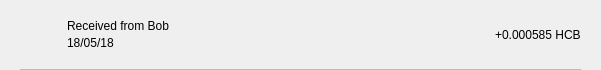
<?xml version="1.0" encoding="UTF-8"?>
<ui version="4.0">
 <class>TxRow</class>
 <widget class="QWidget" name="TxRow">
  <property name="geometry">
   <rect>
    <x>0</x>
    <y>0</y>
    <width>601</width>
    <height>70</height>
   </rect>
  </property>
  <property name="minimumSize">
   <size>
    <width>0</width>
    <height>40</height>
   </size>
  </property>
  <property name="windowTitle">
   <string>Form</string>
  </property>
  <layout class="QVBoxLayout" name="verticalLayout_3">
   <property name="spacing">
    <number>0</number>
   </property>
   <property name="leftMargin">
    <number>0</number>
   </property>
   <property name="topMargin">
    <number>0</number>
   </property>
   <property name="rightMargin">
    <number>0</number>
   </property>
   <property name="bottomMargin">
    <number>0</number>
   </property>
   <item>
    <widget class="QWidget" name="rowContainer" native="true">
     <layout class="QVBoxLayout" name="verticalLayout_2">
      <property name="spacing">
       <number>9</number>
      </property>
      <property name="leftMargin">
       <number>20</number>
      </property>
      <property name="topMargin">
       <number>9</number>
      </property>
      <property name="rightMargin">
       <number>20</number>
      </property>
      <property name="bottomMargin">
       <number>0</number>
      </property>
      <item>
       <widget class="QFrame" name="frame">
        <property name="styleSheet">
         <string notr="true">border:none;</string>
        </property>
        <property name="frameShape">
         <enum>QFrame::StyledPanel</enum>
        </property>
        <property name="frameShadow">
         <enum>QFrame::Raised</enum>
        </property>
        <layout class="QHBoxLayout" name="horizontalLayout" stretch="0,2,0">
         <property name="leftMargin">
          <number>0</number>
         </property>
         <property name="topMargin">
          <number>0</number>
         </property>
         <property name="rightMargin">
          <number>0</number>
         </property>
         <property name="bottomMargin">
          <number>0</number>
         </property>
         <item>
          <widget class="QPushButton" name="icon">
           <property name="focusPolicy">
            <enum>Qt::NoFocus</enum>
           </property>
           <property name="styleSheet">
            <string notr="true">border:none;</string>
           </property>
           <property name="text">
            <string/>
           </property>
           <property name="iconSize">
            <size>
             <width>28</width>
             <height>28</height>
            </size>
           </property>
          </widget>
         </item>
         <item>
          <layout class="QVBoxLayout" name="verticalLayout">
           <property name="spacing">
            <number>3</number>
           </property>
           <property name="leftMargin">
            <number>9</number>
           </property>
           <item>
            <widget class="QLabel" name="lblAddress">
             <property name="styleSheet">
              <string notr="true"/>
             </property>
             <property name="text">
              <string>Received from Bob</string>
             </property>
             <property name="alignment">
              <set>Qt::AlignBottom|Qt::AlignLeading|Qt::AlignLeft</set>
             </property>
            </widget>
           </item>
           <item>
            <widget class="QLabel" name="lblDate">
             <property name="styleSheet">
              <string notr="true"/>
             </property>
             <property name="text">
              <string>18/05/18</string>
             </property>
             <property name="alignment">
              <set>Qt::AlignLeading|Qt::AlignLeft|Qt::AlignTop</set>
             </property>
            </widget>
           </item>
          </layout>
         </item>
         <item>
          <widget class="QLabel" name="lblAmount">
           <property name="styleSheet">
            <string notr="true"/>
           </property>
           <property name="text">
            <string>+0.000585 HCB</string>
           </property>
          </widget>
         </item>
        </layout>
       </widget>
      </item>
      <item>
       <widget class="QLabel" name="lblDivisory">
        <property name="minimumSize">
         <size>
          <width>0</width>
          <height>1</height>
         </size>
        </property>
        <property name="maximumSize">
         <size>
          <width>16777215</width>
          <height>1</height>
         </size>
        </property>
        <property name="styleSheet">
         <string notr="true">background-color:#bababa;</string>
        </property>
        <property name="text">
         <string/>
        </property>
        <property name="alignment">
         <set>Qt::AlignBottom|Qt::AlignLeading|Qt::AlignLeft</set>
        </property>
       </widget>
      </item>
     </layout>
    </widget>
   </item>
  </layout>
 </widget>
 <resources/>
 <connections/>
</ui>
